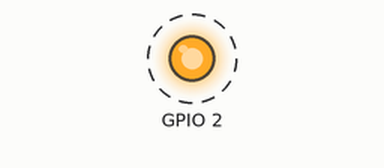
The sketch below on a simulated ESP32. On the bench: output pins drawn as LEDs (lit = HIGH). Dashed ring = blinking. What the sketch prints to the serial monitor is not drawn.

Above: at 0.2 s.
Timing chart, 0 to 3.0 s (numbered marks = the images above):
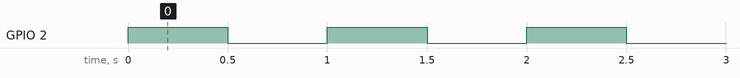

Measured:
- by itself, GPIO 2: alternates HIGH for 0.50 s and LOW for 0.50 s

The sketch:

ESP32_Blink.ino
```cpp
void setup() {
  pinMode(2, OUTPUT);
  Serial.begin(115200);
  Serial.println("START");
}

void loop() {
  digitalWrite(2, HIGH);
  Serial.println("ON");
  delay(500);
  digitalWrite(2, LOW);
  Serial.println("OFF");
  delay(500);
}
```
